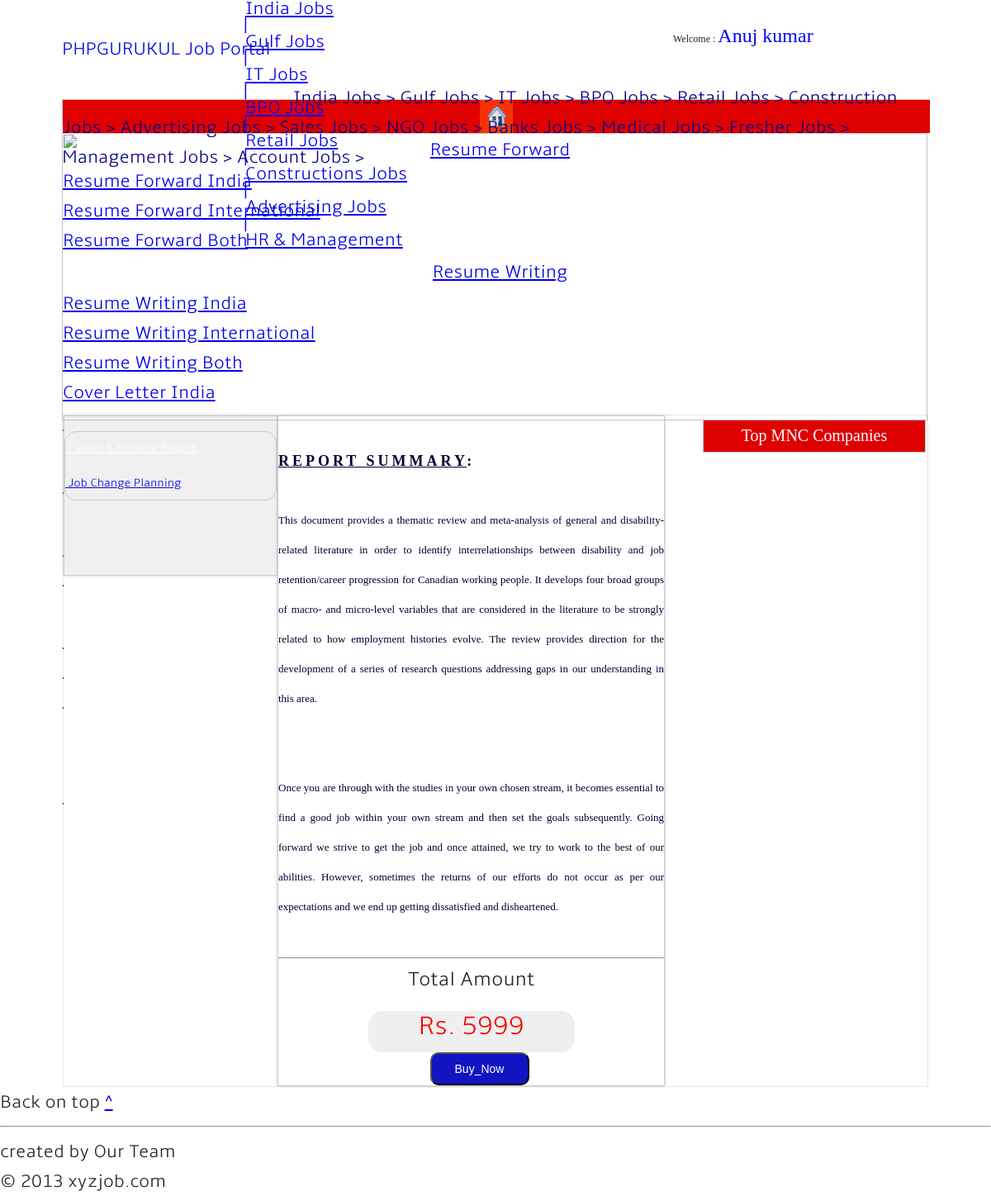
Screenshot of /Career&FinanceReport.php (signed in) with the database file from the repository.
### tables this page shows
CREATE TABLE IF NOT EXISTS `static` (
  `static_id` int(11) NOT NULL,
  `page` varchar(128) NOT NULL,
  `details` longtext NOT NULL
);

CREATE TABLE IF NOT EXISTS `resume_frwd_price` (
  `ser_no` int(11) NOT NULL,
  `ser_code` varchar(50) NOT NULL,
  `detail` varchar(200) NOT NULL,
  `price` int(100) NOT NULL
);

### Career&FinanceReport.php (the view, shortened to what this page needs)
<!DOCTYPE html PUBLIC "-//W3C//DTD XHTML 1.0 Transitional//EN" "http://www.w3.org/TR/xhtml1/DTD/xhtml1-transitional.dtd">
<html xmlns="http://www.w3.org/1999/xhtml">
<head>
<link rel="stylesheet" href="css/style.css" type="text/css" />
</head>
<body style=" background-color:#FFFFFF;" >
<div style="width:100%; height:auto; border:solid 0px #990000;">
<div style="width:1050px;  height:auto; margin:auto; border:solid 0px #00FF00;">
<div style="width:1048px; height:120px; background-color:#FFFFFF; border:solid 0px #CCCCCC;">
<?php
	if(isset($_SESSION['EMAIL']))
	{
		include('myaccountheader.php');
	}
	else
	{
		include('header.php');
	}
?></div>
<div style="width:1048px; height:30px;background-color:#1B43E2; border:solid 1px #CCCCCC;">
<?php
	if(isset($_SESSION['EMAIL']))
	{
		include('ma_menu.php');
	}
	else
	{
		include('menu.php');
	}
?>
</div>
<div style="1050px; height:350px; border:solid 0px #999900;">
<img src="images/resume-11101202.jpg"  width="1048" height="348"/>
</div>
<table style="width:1048px; height:auto; border:solid 1px #E6E6E6; margin:auto;">
  <tr><td>
		<table style=" border:#000000 0px solid;background-color:#FFFFFF; float:left; height:auto; width:1044px;">
		<tr>
		<td>
		<table style="width:255px; margin-top:0px;  background-color:#F0F0F0; font-size:14px; height:auto;border-radius: 4px; box-shadow: 0px 0px 4px #CCCCCC; float:left;  border: 1px #CCCCCC solid;">
	<tr><td>
	<table style="width:255px;margin-left:0px; margin-right:0px; background-color:#F0F0F0; margin-bottom:90px;margin-top:0px;">
	<tr>
	<td style="height:auto; border: 0px #CCCCCC solid; ">
<div style=" width:255px float:left; height:auto;  ">
<link rel="stylesheet" href="css_middle/style.css" type="text/css" />
<ul id="css3menu11" class="topmenu" style="margin-top:18px;;border-radius: 14px;width:255px;border: 1px #CCCCCC solid; margin-left:0px;">
	<li class="topfirst"><a href="Career&FinanceReport.php" style="height:40px;line-height:40px; width:255px; border-radius:15px 15px 0px 0px;  background-color:#000000; color:#FFFFFF; border:#000000 0px solid;"><div style="padding-left:0px;"><b> &nbsp;Career & Finance Report</b></div></a></li>
	<li style="height:2px;width:265px;"></li>
	<li class="toplast"><a href="JobChangePlanning.php" style="height:40px;line-height:40px;
	 width:255px;"><div style="padding-left:0px;"><b> &nbsp;Job Change Planning</b></div></a></li>
</ul></div>
	</td></tr>
	</table></td></tr>
		</table>
				<table style="width:467px; background-color:#FFFFFF; font-size:14px; height:auto;border-radius: 4px; box-shadow: 0px 0px 4px #CCCCCC; float:left;  border: 1px #CCCCCC solid;">
	<tr><td>
	<table style="width:467px;margin-left:0px; margin-right:0px; margin-bottom:0px;margin-top:0px;">
	<tr>
	<td style="height:auto; border: 0px #CCCCCC solid; ">
	 <?php
$server=mysql_query("select * from static where page='Career&FinanceReport'");
while($get=mysql_fetch_array($server))
{
       echo $get['details'];
}
?>	</td></tr>
		<tr>
	<td style="height:auto; border: 0px #CCCCCC solid; " align="center">
	<hr />
			<strong style="width:255px; height:auto;border: 0px #CCCCCC solid; font-size:24px;" align="center"> <b>Total Amount</b></strong>
			<div style="width:250px; height:50px;border:solid 0px #999900;background-color:#EFEFEF; font-size:40px; border-radius:17px 17px 17px 17px;"align="center">
	<div style="width:200px; height:40px; margin-top:20px; border:#000000 0px solid;" align="center">
			<form method='post' action='data.php' name='frm1'>
					<?php include('dbconnection.php');
						$ser="Carrier And Finance Report";
						$result=mysql_query("select * from resume_frwd_price where detail='$ser' ");
						$resume=array();
						while($data=mysql_fetch_array($result))
						{
					       $resume[]=$data;
						} ?>
						<font color='red' size='6'><b><?php foreach($resume as $res){ echo" Rs. $res[3]";} ?></b></font>
						<input type='hidden' name='service' value='<?php foreach($resume as $res){ echo $res[2];} ?>' /></div></div></p>
						<p align="center"><a href="data.php"><input type="submit" name="RF" value="Buy_Now" style=" color:#FFFFFF; margin-left:20px;font-family:Arial, Helvetica, sans-serif; background-color:#1014C2; border-radius:10px 10px 10px 10px; width:120px; height:40px; font-size:14px;"></a></p></td>
	</div></div>
		<table style="width:270px;  float:right; height:auto;border: 0px #000 solid;" align="right">
		<tr style="width:270px; height:18px;border: 0px #F3F3F3 solid;">
		<td style="border:#000000 0px solid;" ><div style=" width:270px;background-color:#FFFFFF; float:left; height:60px;  border:solid 0px #999900;"><table style="width:270px; height:40px; border:solid 1px #CCCCCC; color:#FFFFFF; margin-top:5px; background-color:#DF0000; font-size:20px; font-family:Comic Sans MS;"><font style="margin-left:0px; ">
<tr style="width:270px; "align="center"><td><b>Top MNC Companies</b></td></tr></font> </table>
</div>
</td>
</tr>
		</table>
<div style="width:100%; height:auto; margin:auto; border:solid 0px #000000;">
<?php include('footer.php');?>
</div>
</body>
</html>

### myaccountheader.php
<div style="width:1048px; height:120px; background-color:#FFFFFF;border:solid 0px #FF0000;">
<div style="width:730px; height:20px; background-color:#FFFFFF; border:solid 0px #990000; margin-left:220px;">
<?php include('headermenu.php');?>
</div>
<div style=" width:1048px; height:80px; border:#339933 0px solid;">
<div style="width:280px; height:78px; float:left; border:solid 0px #FF0000; padding-top:2%"><a href="index.php" style="text-decoration:none; font-size:22px;">PHPGURUKUL Job Portal</a></div>
<div style="width:700px; height:78px; border: 0px solid #000000; float:left;font-family:Monotype Corsiva; font-size:12px;">
<div style="margin-left:450px; margin-top:5px; height:50px; width:280px; border-radius:0px 0px 0px 0px;box-shadow:0px 0px 0px 0px #CCCCCC; background-color:#FFFFFF;border:#000000 0px solid;">
<div style="width:270px;margin-left:10px;">
<p style="margin-top:0px;">
Welcome :
<?php
$name=$_SESSION['NAME'];
echo"<font size='5' color='blue' ><b>$name</b></font>";
?></div>
</div>
</div>
</div>
<div style="width:1045px; height:25px; color:#000084; border: 0px solid #000000; ">
<marquee behavior="scroll" direction="left" >
India Jobs &gt; Gulf Jobs &gt; IT Jobs &gt; BPO Jobs &gt; Retail Jobs &gt; Construction Jobs &gt; Advertising Jobs &gt; Sales Jobs &gt; NGO Jobs &gt; Banks Jobs &gt; Medical Jobs &gt; Fresher Jobs &gt; Management Jobs &gt; Account Jobs &gt;
</marquee>
</div>
</div>

### headermenu.php (shortened to what this page needs)
<div style="width:730px; height:20px; border:#000000 0px solid;margin:auto;">
<link rel="stylesheet" href="css_menuheader/style.css" type="text/css" />
<ul id="css3menu1" class="topmenu">
	<li class="topfirst"><a href="India_Jobs.php" style="height:20px;line-height:20px; width:70px;"><div style="padding-left:2px;">India Jobs</div></a></li>
	<li><a href="#" style="height:20px;line-height:20px; width:5px;"><div style="padding-left:0px;">|</div></a></li>
	<li class="toplast"><a href="Golf_Jobs.php" style="height:20px;line-height:20px; width:70px;"><div style="padding-left:2px;">Gulf Jobs</div></a></li>
    <li><a href="#" style="height:20px;line-height:20px; width:5px;"><div style="padding-left:0px;">|</div></a></li>
    <li class="topmenu"><a href="It_Jobs.php" style="height:20px;line-height:20px; width:60px;"><div style="padding-left:2px;">IT Jobs</div></a></li>
    <li><a href="#" style="height:20px;line-height:20px; width:5px;"><div style="padding-left:0px;">|</div></a></li>
  <li class="topmenu"><a href="BPO_Jobs.php" style="height:20px;line-height:20px; width:70px;"><div style="padding-left:2px;">BPO Jobs</div></a></li>
  <li><a href="#" style="height:20px;line-height:20px; width:5px;"><div style="padding-left:0px;">|</div></a></li>
  <li class="topmenu"><a href="Retails_Jobs.php" style="height:20px;line-height:20px; width:75px;"><div style="padding-left:2px;">Retail Jobs</div></a></li>
  <li><a href="#" style="height:20px;line-height:20px; width:5px;"><div style="padding-left:0px;">|</div></a></li>
   <li class="topmenu"><a href="Construction_Jobs.php" style="height:20px;line-height:20px; width:120px;"><div style="padding-left:2px;">Constructions Jobs </div>
   </a></li>
   <li><a href="#" style="height:20px;line-height:20px; width:5px;"><div style="padding-left:0px;">|</div></a></li>
    <li class="topmenu"><a href="Advertising_Jobs.php" style="height:20px;line-height:20px; width:110px;"><div style="padding-left:2px;">Advertising Jobs</div></a></li>
	<li><a href="#" style="height:20px;line-height:20px; width:5px;"><div style="padding-left:0px;">|</div></a></li>
	<li class="topmenu"><a href="#" style="height:20px;line-height:20px; width:110px;"><div style="padding-left:2px;">HR & Management</div></a></li>
</ul>
</div>

### ma_menu.php
<div style="width:1050px; height:40px; background-color:#DF0000; border-radius:0px; border:0px solid; margin:auto;">
<link rel="stylesheet" href="css_menu3/style.css" type="text/css" /><style type="text/css">._css3m{display:none}</style>
<div style="float:left; width:1049px;height:40px; " >
<ul id="css3menu12" class="topmenu">
	  <li class="topmenu"><a href="index.php" style="height:40px;line-height:40px; width:40px;"><div style="padding-left:0px;"><center><img src="images/home-btn.jpg"         </center></div></a></li>
	  <li class="toplast"><a href="#" style="height:40px;line-height:40px;width:170px;"><div style="padding-left:10px;"><center><b>Resume Forward</b></center></div></a>
         <ul>
	        <li><a href="ResumeForwardIndia.php"><b>Resume Forward India</b></a></li>
            <li><a href="ResumeForwardInternational.php"><b>Resume Forward International</b></a></li>
            <li><a href="ResumeForwardBoth.php"><b>Resume Forward Both</b></a></li>
    	 </ul>
	   </li>
	  <li class="toplast"><a href="#" style="height:40px;line-height:40px;width:145px;"><div style="padding-left:10px;"><center><b>Resume Writing</b></center></div></a>
         <ul>
	        <li ><a href="ResumeWritingIndia.php"><b>Resume Writing India</b></a></li>
            <li><a href="ResumeWritingInternational.php"><b>Resume Writing International</b></a></li>
            <li><a href="ResumeWritingBoth.php"><b>Resume Writing Both</b></a></li>
            <li><a href="CoverLetterIndia.php"><b>Cover Letter India</b></a></li>
            <li><a href="CoverLetterInternational.php"><b>Cover Letter International</b></a></li>
		 </ul>
	  </li>
	 <li class="toplast"><a href="JobSeeker.php" style="height:40px;line-height:40px; width:143px;"><div style="padding-left:10px;"><center><b>Job Seeker</b></center>
	         </div></a>
         <ul>
	        <li><a href="InterviewPreparation.php"><b>Interview Prepration</b></a></li>
		</ul>
	 </li>
	 <li class="topmenu"><a href="#" style="height:40px;line-height:40px; width:130px;"><div style="padding-left:0px;"><center><b> Career Report</b></center></div></a>
	    <ul>
	        <li><a href="Career&FinanceReport.php"><b>Career & Finance Report</b></a></li>
            <li><a href="JobChangePlanning.php"><b>Job Change Planning</b></a></li>
		</ul>
	 </li>
	 <li class="topmenu"><a href="#" style="height:40px;line-height:40px; width:170px;"><div style="padding-left:15px;"><center><b>Profile Verification</b></center>              </div></a>
	     <ul>
	        <li><a href="EducationVerification.php"><b>Education Verification</b></a></li>
            <li><a href="EmployeeVerification.php"><b>Employment Verification</b></a></li>
            <li><a href="Employee&EducationVerification.php"><b>Both Verification</b></a></li>
		 </ul>
	  </li>
	<li class="topmenu"><a href="GrowthCombo.php" style="height:40px;line-height:40px;width:129px;"><div style="padding-left:5px;"><center><b>Growth Combo</b></center>             </div></a></li>
	<li class="toplast"><a href="edit_profile.php" style="height:40px;line-height:40px; width:106px;"><div style="padding-left:10px;"><center><b>My Account</b></center></div></a>
    <ul>
	<li style="width:92px;"><a href="logout.php"><b>Log Out</b></a></li>
		</ul></li>
</ul>
</div>
</div>

### footer.php
    <div id="footer">
        <div id="top" class="noprint"><p><span class="noscreen">Back on top</span> <a href="#header" title="Back on top ^">^<span></span></a></p></div>
        <hr class="noscreen" />
        <p class="style1" id="createdby">created by Our Team
        </p>
        <p id="copyright">&copy; 2013 xyzjob.com</p>
</div>

### style.css (style rules this page uses)
html, body, div, span, applet, object, iframe, h1, h2, h3, h4, h5, h6, p, blockquote, pre, a, abbr, acronym, address, big, cite, code, del, dfn, em, img, ins, kbd, q, s, samp, small, strike, strong, sub, sup, tt, var, b, u, i, center, dl, dt, dd, ol, ul, li, fieldset, form, label, legend, table, caption, tbody, tfoot, thead, tr, th, td, article, aside, canvas, details, embed, figure, figcaption, footer, header, hgroup, menu, nav, output, ruby, section, summary, time, mark, audio, video { margin: 0; padding: 0; border: 0; font-size: 100%; font: inherit; vertical-align: baseline; }
body { line-height: 1; }
ol, ul { list-style: none; }
table { border-collapse: collapse; border-spacing: 0; }
body { font-family: 'amblelight'; font-size: 22px; line-height: 36px; font-weight:300; color:#222222; }
h1,h2,h3,h4,h5 { font-family: 'Raleway', sans-serif; font-weight:900; letter-spacing:4px; text-transform:uppercase; }

### rows the page displays
static: details "REPORT SUMMARY : This document provides a thematic review and meta-analysis of general and disability-related literature in order to identify interrelationships between disability and job retention/career progression for Canadian working people. It develops four broad groups of macro- and micro-level variables that are considered in the literature to be strongly related to how employment histories evolve. The review provides direction for the development of a series of research questions addressing gaps in our understanding in this area. Once you are through with the studies in your own chosen stream, it becomes essential to find a good job within your own stream and then set the goals…"
resume_frwd_price: price "5999"

### other values shown
$name "Anuj kumar"
